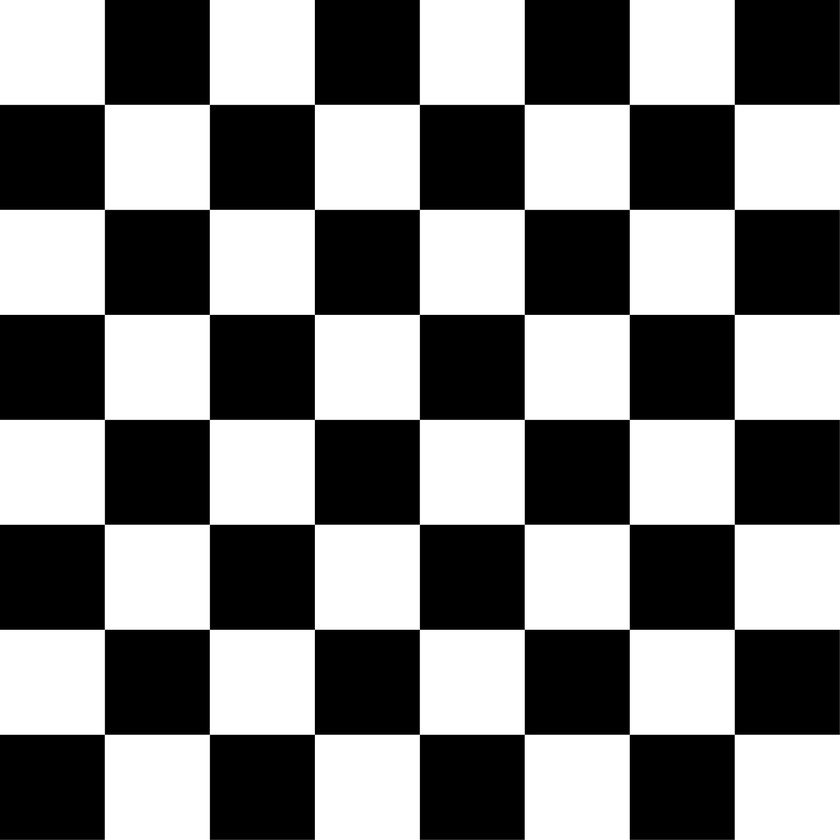
#> input picture Chess.jpg, 840 x 840 px, shrunk from 1806 x 1806 before the run, found by its file name
$ jupyter execute --allow-errors Image-conv.ipynb
#> lines starting #> are read from the running program, lines starting #| are printed output that depends on the picture
[cell 1]
import cv2
import os
from matplotlib import pyplot as plt
import numpy as np
import matplotlib.cm as cm

[cell 2]
def convolve2d(image, kernel):
    # This function which takes an image and a kernel
    # and returns the convolution of them
    # Args:
    #   image: a numpy array of size [image_height, image_width].
    #   kernel: a numpy array of size [kernel_height, kernel_width].
    # Returns:
    #   a numpy array of size [image_height, image_width] (convolution output).

    kernel = np.flipud(np.fliplr(kernel))    # Flip the kernel
    output = np.zeros_like(image)            # convolution output
    # Add zero padding to the input image
    image_padded = np.zeros((image.shape[0] + 2, image.shape[1] + 2))
    image_padded[1:-1, 1:-1] = image
    for x in range(image.shape[1]):     # Loop over every pixel of the image
        for y in range(image.shape[0]):
            # element-wise multiplication of the kernel and the image
            output[y,x]=(kernel*image_padded[y:y+3,x:x+3]).sum()
    return output

[cell 3]
img = cv2.imread("chess.jpg",0)
#> img is the input picture: shape (840, 840); min 0, max 255, mean 127.7
plt.imshow(img,cmap = cm.gray)

#### Vertical edge

[cell 4]
kernel = np.array([[1000,0,-1000],[1000,0,-1000],[1000,0,-1000]])
vertical_edges2 = convolve2d(img,kernel)
#> in convolve2d, `image_padded[1:-1, 1:-1] = image`:
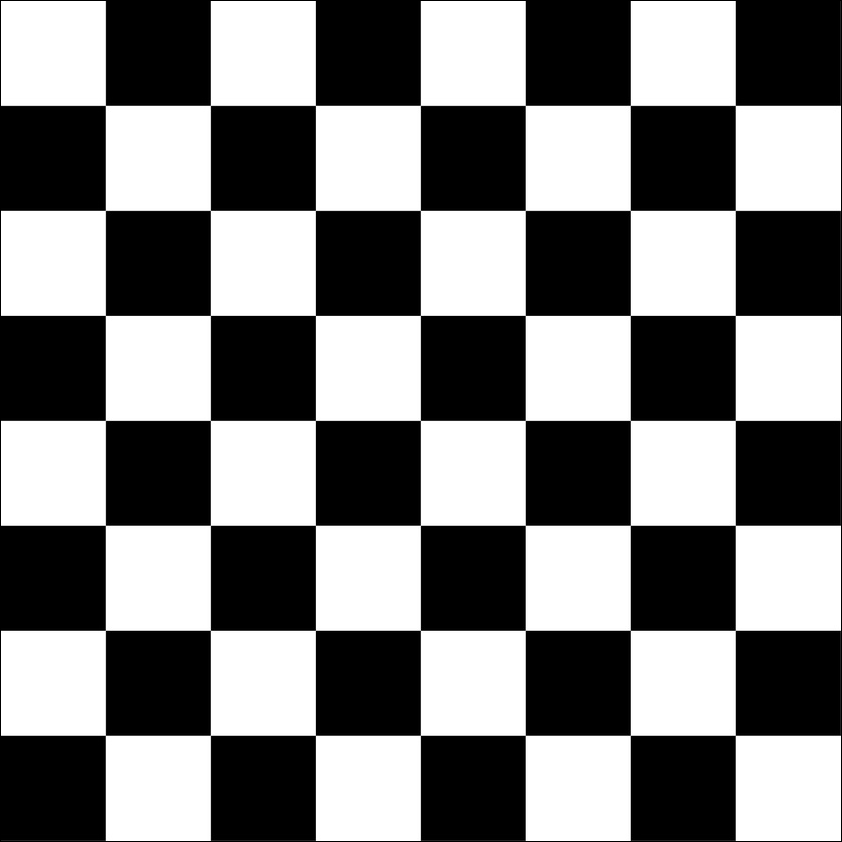
#> image_padded: shape (842, 842) float64; min 0, max 255, mean 127.1
#> after the loop in convolve2d, `for x in range(image.shape[1]):`:
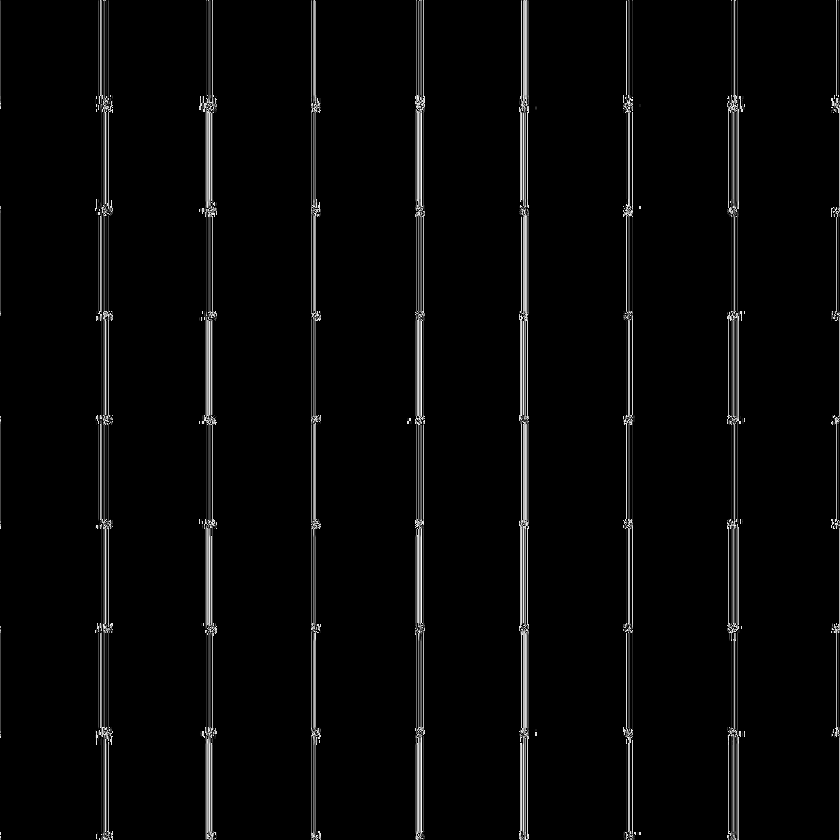
#> output: shape (840, 840); min 0, max 248, mean 7
plt.imshow(vertical_edges2,cmap = cm.gray)

#### Horizontal Edge

[cell 5]
kernel2 = np.array([[-1000,-1000,-1000],[0,0,0],[1000,1000,1000]])
horizontal_edges2 = convolve2d(img,kernel2)
#> after the loop in convolve2d (call 2), `for x in range(image.shape[1]):`:
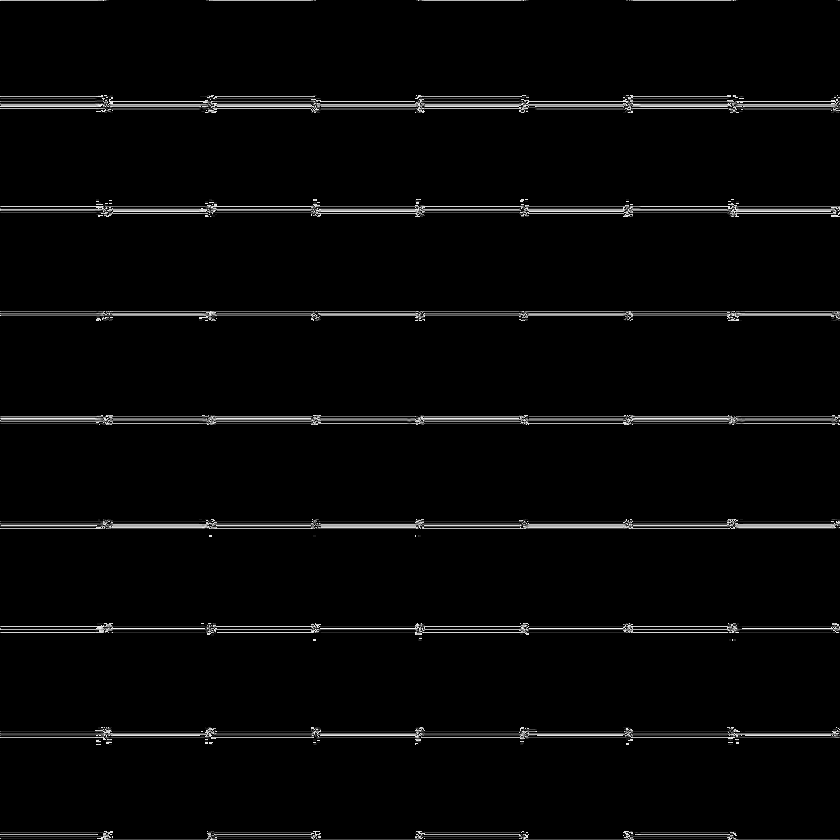
#> output: shape (840, 840); min 0, max 248, mean 6.8
plt.imshow(horizontal_edges2,cmap = cm.gray)

#### Addition of vertical and horizontal

[cell 6]
sum = np.add(vertical_edges2,horizontal_edges2)
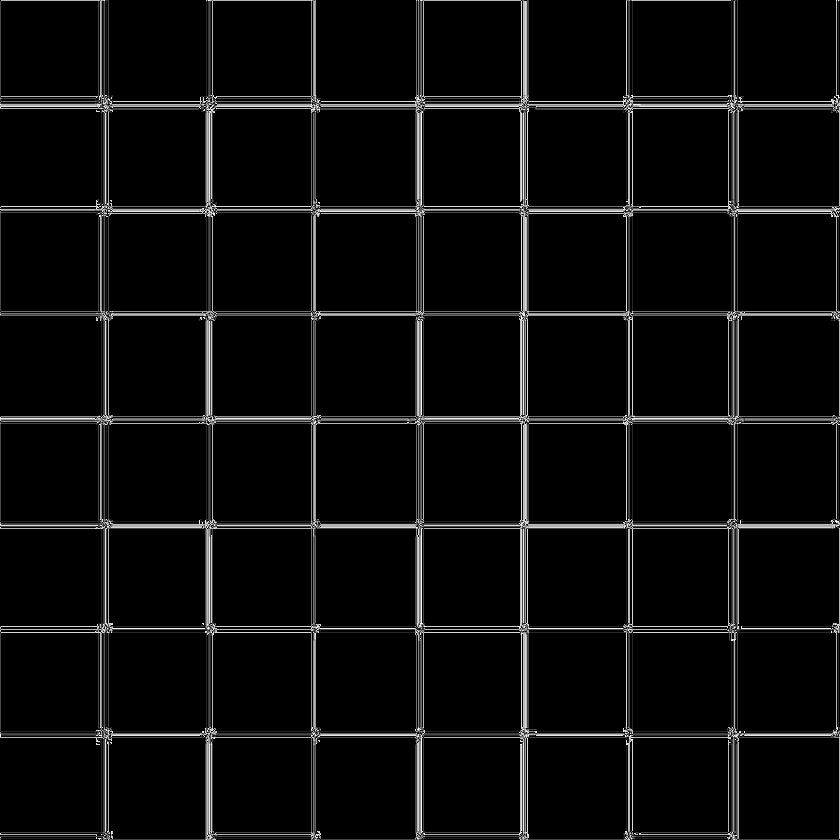
#> sum: shape (840, 840); min 0, max 248, mean 12.5
plt.imshow(sum,cmap = cm.gray)

#### Edge detector

[cell 7]
kernel3 = np.array([[-1,-1,-1],[-1,8,-1],[-1,-1,-1]])
edge = convolve2d(img,kernel3)
#> after the loop in convolve2d (call 3), `for x in range(image.shape[1]):`:
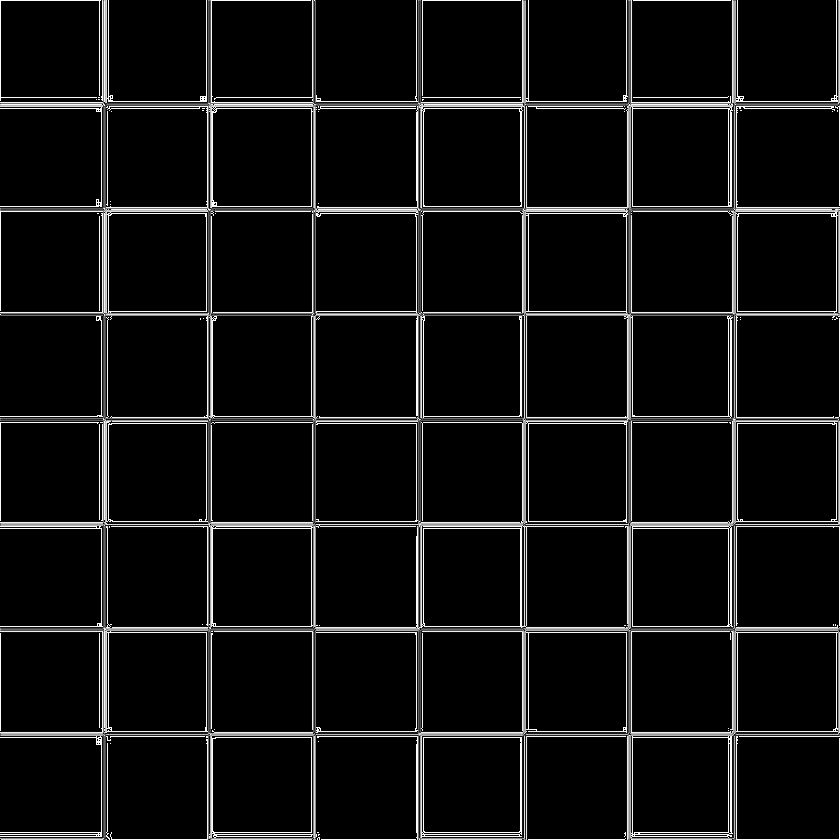
#> output: shape (840, 840); min 0, max 255, mean 17.2
plt.imshow(edge,cmap = cm.gray)

#### Edge detector (more intense)

[cell 8]
kernel4 = np.array([[-10,-10,-10],[-10,800,-10],[-10,-10,-10]])
edge = convolve2d(img,kernel4)
#> after the loop in convolve2d (call 4), `for x in range(image.shape[1]):`:
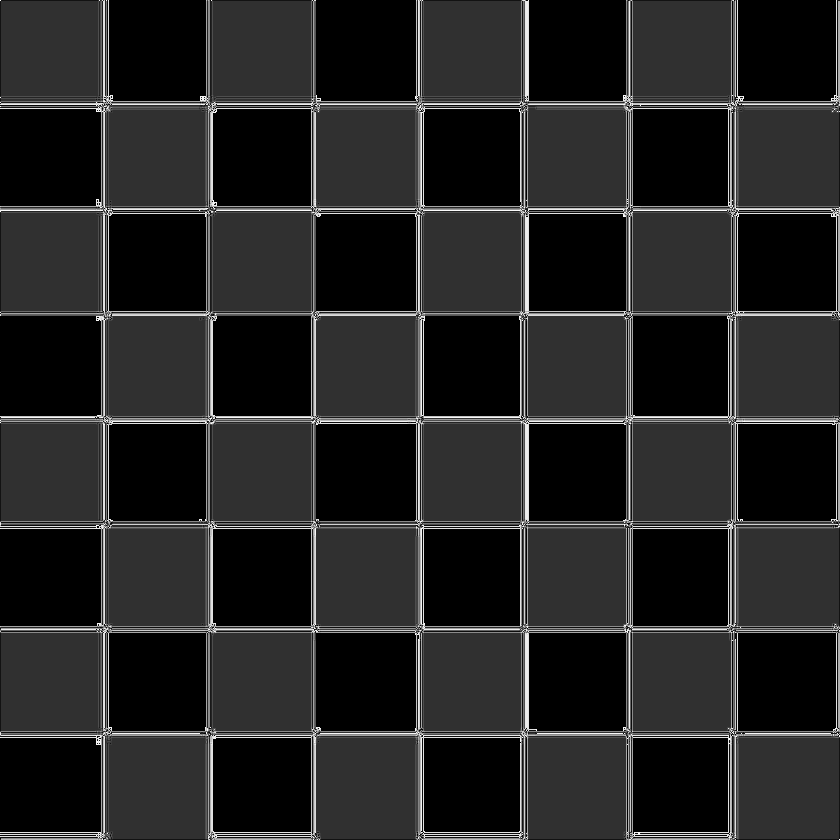
#> output: shape (840, 840); min 0, max 254, mean 36.4
